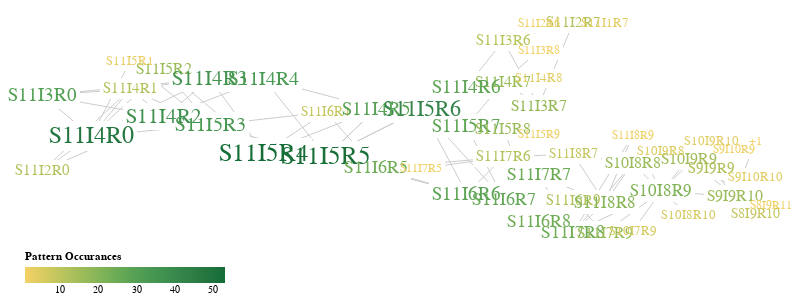

This figure's notebook cell:
### Code cell
# %%prun -D build_sentence.profile

cluster = [clean_line(l) for l in bins_list if contains_any(l, logging_keywords)][:200]

G = sententree.build_sententree(bins_list,
                                min_support = 10,
                                num_exemplars=3,
                                tag_with=sententree.tag_words_with_occurrence)
schema = sententree_vega.vega_sententree(G, w=800, h=300)
vega.save_schema(schema, "schema.vg.json")
with open("../figures/bin_occurance.png", "wb") as f:
    png = vl_convert.vega_to_png(schema, scale=4)
    f.write(png)

vega.display(schema, format="interactive")

### Figure 1 — Vega specification as saved in the notebook (floating-point values rounded to 4 significant figures)
{"$schema": "https://vega.github.io/schema/vega/v5.json", "autosize": {"contains": "padding", "resize": true, "type": "fit"}, "data": [{"name": "base", "values": [{"count": 48, "height": 1.218, "id": "S11I4R0_1", "label": "S11I4R0", "summary": false, "width": 4.586, "x": 414.7, "y": 206.7}, {"count": 16, "height": 0.5254, "id": "S11I5R2_1", "label": "S11I5R2", "summary": false, "width": 1.743, "x": 871.9, "y": 100.7}, {"count": 53, "height": 1.321, "id": "S11I5R4_1", "label": "S11I5R4", "summary": false, "width": 4.999, "x": 1498.0, "y": 233.7}, {"count": 51, "height": 1.277, "id": "S11I5R5_1", "label": "S11I5R5", "summary": false, "width": 4.851, "x": 1889.0, "y": 239.7}, {"count": 42, "height": 1.085, "id": "S11I5R6_1", "label": "S11I5R6", "summary": false, "width": 4.041, "x": 2489.0, "y": 163.7}, {"count": 28, "height": 0.7906, "id": "S11I6R6_1", "label": "S11I6R6", "summary": false, "width": 2.819, "x": 2772.0, "y": 297.7}, {"count": 26, "height": 0.7317, "id": "S11I6R7_1", "label": "S11I6R7", "summary": false, "width": 2.612, "x": 3004.0, "y": 305.7}, {"count": 24, "height": 0.6875, "id": "S11I6R8_1", "label": "S11I6R8", "summary": false, "width": 2.436, "x": 3226.0, "y": 341.7}, {"count": 24, "height": 0.6875, "id": "S11I7R8_1", "label": "S11I7R8", "summary": false, "width": 2.436, "x": 3441.0, "y": 358.7}, {"count": 16, "height": 0.5254, "id": "S11I7R9_1", "label": "S11I7R9", "summary": false, "width": 1.743, "x": 3640.0, "y": 358.7}, {"count": 35, "height": 0.9379, "id": "S11I4R3_1", "label": "S11I4R3", "summary": false, "width": 3.393, "x": 1160.0, "y": 116.7}, {"count": 6, "height": 0.5, "id": "S10I7R9_1", "label": "S10I7R9", "summary": false, "width": 0.75, "x": 3815.0, "y": 356.7}, {"count": 21, "height": 0.6285, "id": "S10I8R9_1", "label": "S10I8R9", "summary": false, "width": 2.2, "x": 3994.0, "y": 293.7}, {"count": 6, "height": 0.5, "id": "S10I8R10_1", "label": "S10I8R10", "summary": false, "width": 0.75, "x": 4168, "y": 330.7}, {"count": 37, "height": 0.9674, "id": "S11I4R2_1", "label": "S11I4R2", "summary": false, "width": 3.614, "x": 871.9, "y": 176.7}, {"count": 27, "height": 0.7611, "id": "S11I5R7_1", "label": "S11I5R7", "summary": false, "width": 2.701, "x": 2772.0, "y": 190.7}, {"count": 12, "height": 0.5, "id": "S11I6R9_1", "label": "S11I6R9", "summary": false, "width": 1.25, "x": 3441.0, "y": 308.7}, {"count": 34, "height": 0.9084, "id": "S11I5R3_1", "label": "S11I5R3", "summary": false, "width": 3.349, "x": 1160.0, "y": 189.7}, {"count": 16, "height": 0.5254, "id": "S11I5R8_1", "label": "S11I5R8", "summary": false, "width": 1.743, "x": 3004.0, "y": 195.7}, {"count": 12, "height": 0.5, "id": "S11I4R1_1", "label": "S11I4R1", "summary": false, "width": 1.25, "x": 660.8, "y": 132.7}, {"count": 16, "height": 0.5254, "id": "S11I4R7_1", "label": "S11I4R7", "summary": false, "width": 1.743, "x": 3004.0, "y": 121.7}, {"count": 27, "height": 0.7611, "id": "S11I4R6_1", "label": "S11I4R6", "summary": false, "width": 2.701, "x": 2772.0, "y": 128.7}, {"count": 17, "height": 0.5402, "id": "S11I3R7_1", "label": "S11I3R7", "summary": false, "width": 1.817, "x": 3226.0, "y": 158.7}, {"count": 30, "height": 0.82, "id": "S11I3R0_1", "label": "S11I3R0", "summary": false, "width": 2.966, "x": 106.8, "y": 142.7}, {"count": 12, "height": 0.5, "id": "S11I2R0_1", "label": "S11I2R0", "summary": false, "width": 1.25, "x": 106.8, "y": 261.7}, {"count": 24, "height": 0.6875, "id": "S11I6R5_1", "label": "S11I6R5", "summary": false, "width": 2.436, "x": 2204.0, "y": 257.7}, {"count": 25, "height": 0.7169, "id": "S11I7R7_1", "label": "S11I7R7", "summary": false, "width": 2.553, "x": 3226.0, "y": 268.7}, {"count": 20, "height": 0.5991, "id": "S11I8R8_1", "label": "S11I8R8", "summary": false, "width": 2.082, "x": 3640.0, "y": 311.7}, {"count": 16, "height": 0.5254, "id": "S9I9R10_1", "label": "S9I9R10", "summary": false, "width": 1.773, "x": 4455.0, "y": 301.7}, {"count": 9, "height": 0.5, "id": "S8I9R10_1", "label": "S8I9R10", "summary": false, "width": 0.9269, "x": 4588.0, "y": 329.7}, {"count": 4, "height": 0.5, "id": "S10I9R10_1", "label": "S10I9R10", "summary": false, "width": 0.75, "x": 4309.0, "y": 214.7}, {"count": 2, "height": 0.5, "id": "S8I9R11_1", "label": "S8I9R11", "summary": false, "width": 0.75, "x": 4684.0, "y": 314.7}, {"count": 2, "height": 0.5, "id": "S11I8R9_1", "label": "S11I8R9", "summary": false, "width": 0.75, "x": 3815.0, "y": 205.7}, {"count": 15, "height": 0.5, "id": "S10I9R9_1", "label": "S10I9R9", "summary": false, "width": 1.642, "x": 4168, "y": 242.7}, {"count": 16, "height": 0.5254, "id": "S10I8R8_1", "label": "S10I8R8", "summary": false, "width": 1.773, "x": 3815.0, "y": 249.7}, {"count": 13, "height": 0.5, "id": "S9I9R9_1", "label": "S9I9R9", "summary": false, "width": 1.277, "x": 4309.0, "y": 257.7}, {"count": 3, "height": 0.5, "id": "S11I5R1_1", "label": "S11I5R1", "summary": false, "width": 0.75, "x": 660.8, "y": 88.74}, {"count": 12, "height": 0.5, "id": "S11I2R7_1", "label": "S11I2R7", "summary": false, "width": 1.25, "x": 3441.0, "y": 28.74}, {"count": 9, "height": 0.5, "id": "S11I6R4_1", "label": "S11I6R4", "summary": false, "width": 0.9269, "x": 1889.0, "y": 168.7}, {"count": 12, "height": 0.5, "id": "S11I7R6_1", "label": "S11I7R6", "summary": false, "width": 1.25, "x": 3004.0, "y": 239.7}, {"count": 9, "height": 0.5, "id": "S11I8R7_1", "label": "S11I8R7", "summary": false, "width": 0.9269, "x": 3441.0, "y": 234.7}, {"count": 4, "height": 0.5, "id": "S9I10R10_1", "label": "S9I10R10", "summary": false, "width": 0.75, "x": 4588.0, "y": 271.7}, {"count": 29, "height": 0.8053, "id": "S11I4R5_1", "label": "S11I4R5", "summary": false, "width": 2.892, "x": 2204.0, "y": 163.7}, {"count": 11, "height": 0.5, "id": "S11I3R6_1", "label": "S11I3R6", "summary": false, "width": 1.121, "x": 3004.0, "y": 56.74}, {"count": 4, "height": 0.5, "id": "S11I1R7_1", "label": "S11I1R7", "summary": false, "width": 0.75, "x": 3640.0, "y": 28.74}, {"count": 33, "height": 0.8937, "id": "S11I4R4_1", "label": "S11I4R4", "summary": false, "width": 3.231, "x": 1498.0, "y": 116.7}, {"count": 4, "height": 0.5, "id": "S11I4R8_1", "label": "S11I4R8", "summary": false, "width": 0.75, "x": 3226.0, "y": 114.7}, {"count": 2, "height": 0.5, "id": "S11I2R6_1", "label": "S11I2R6", "summary": false, "width": 0.75, "x": 3226.0, "y": 28.74}, {"count": 1, "height": 0.5, "id": "S11I3R8_1", "label": "S11I3R8", "summary": false, "width": 0.75, "x": 3226.0, "y": 71.74}, {"count": 2, "height": 0.5, "id": "S11I5R9_1", "label": "S11I5R9", "summary": false, "width": 0.75, "x": 3226.0, "y": 202.7}, {"count": 2, "height": 0.5, "id": "S11I7R5_1", "label": "S11I7R5", "summary": false, "width": 0.75, "x": 2489.0, "y": 257.7}, {"count": 5, "height": 0.5, "id": "S10I9R8_1", "label": "S10I9R8", "summary": false, "width": 0.75, "x": 3994.0, "y": 230.7}, {"count": 2, "height": 0.5, "id": "S9I10R9_1", "label": "S9I10R9", "summary": false, "width": 0.75, "x": 4455.0, "y": 227.7}, {"count": 1, "height": 0.5, "id": "+1_1", "label": "+1", "summary": true, "width": 0.75, "x": 4588.0, "y": 213.7}]}, {"name": "links", "values": [{"source": "S11I4R0_1", "target": "S11I5R2_1"}, {"source": "S11I4R0_1", "target": "S11I4R3_1"}, {"source": "S11I4R0_1", "target": "S11I4R2_1"}, {"source": "S11I4R0_1", "target": "S11I5R3_1"}, {"source": "S11I4R0_1", "target": "S11I4R1_1"}, {"source": "S11I4R0_1", "target": "S11I5R1_1"}, {"source": "S11I5R2_1", "target": "S11I5R4_1"}, {"source": "S11I5R2_1", "target": "S11I5R3_1"}, {"source": "S11I5R4_1", "target": "S11I5R5_1"}, {"source": "S11I5R4_1", "target": "S11I6R4_1"}, {"source": "S11I5R4_1", "target": "S11I6R5_1"}, {"source": "S11I5R4_1", "target": "S11I4R5_1"}, {"source": "S11I5R5_1", "target": "S11I5R6_1"}, {"source": "S11I5R5_1", "target": "S11I6R5_1"}, {"source": "S11I5R5_1", "target": "S11I6R6_1"}, {"source": "S11I5R5_1", "target": "S11I4R6_1"}, {"source": "S11I5R5_1", "target": "S11I4R5_1"}, {"source": "S11I5R6_1", "target": "S11I6R6_1"}, {"source": "S11I5R6_1", "target": "S11I6R7_1"}, {"source": "S11I5R6_1", "target": "S11I5R7_1"}, {"source": "S11I5R6_1", "target": "S11I4R6_1"}, {"source": "S11I5R6_1", "target": "S11I4R7_1"}, {"source": "S11I6R6_1", "target": "S11I6R7_1"}, {"source": "S11I6R6_1", "target": "S11I7R7_1"}, {"source": "S11I6R6_1", "target": "S11I7R6_1"}, {"source": "S11I6R7_1", "target": "S11I6R8_1"}, {"source": "S11I6R7_1", "target": "S11I7R8_1"}, {"source": "S11I6R7_1", "target": "S11I7R7_1"}, {"source": "S11I6R8_1", "target": "S11I7R8_1"}, {"source": "S11I6R8_1", "target": "S11I6R9_1"}, {"source": "S11I6R8_1", "target": "S11I7R9_1"}, {"source": "S11I7R8_1", "target": "S11I7R9_1"}, {"source": "S11I7R8_1", "target": "S11I8R8_1"}, {"source": "S11I7R8_1", "target": "S10I8R9_1"}, {"source": "S11I7R8_1", "target": "S11I8R9_1"}, {"source": "S11I7R8_1", "target": "S10I8R8_1"}, {"source": "S11I7R9_1", "target": "S10I7R9_1"}, {"source": "S11I7R9_1", "target": "S10I8R9_1"}, {"source": "S11I4R3_1", "target": "S11I5R4_1"}, {"source": "S11I4R3_1", "target": "S11I4R4_1"}, {"source": "S10I7R9_1", "target": "S10I8R9_1"}, {"source": "S10I8R9_1", "target": "S10I8R10_1"}, {"source": "S10I8R9_1", "target": "S9I9R10_1"}, {"source": "S10I8R9_1", "target": "S10I9R10_1"}, {"source": "S10I8R9_1", "target": "S10I9R9_1"}, {"source": "S10I8R9_1", "target": "S9I9R9_1"}, {"source": "S10I8R10_1", "target": "S9I9R10_1"}, {"source": "S11I4R2_1", "target": "S11I5R4_1"}, {"source": "S11I4R2_1", "target": "S11I5R3_1"}, {"source": "S11I4R2_1", "target": "S11I4R3_1"}, {"source": "S11I4R2_1", "target": "S11I4R4_1"}, {"source": "S11I5R7_1", "target": "S11I6R7_1"}, {"source": "S11I5R7_1", "target": "S11I5R8_1"}, {"source": "S11I5R7_1", "target": "S11I4R7_1"}, {"source": "S11I6R9_1", "target": "S11I7R9_1"}, {"source": "S11I5R3_1", "target": "S11I5R4_1"}, {"source": "S11I5R3_1", "target": "S11I6R4_1"}, {"source": "S11I5R3_1", "target": "S11I5R5_1"}, {"source": "S11I5R8_1", "target": "S11I6R8_1"}, {"source": "S11I5R8_1", "target": "S11I5R9_1"}, {"source": "S11I4R1_1", "target": "S11I5R3_1"}, {"source": "S11I4R1_1", "target": "S11I4R2_1"}, {"source": "S11I4R1_1", "target": "S11I4R3_1"}, {"source": "S11I4R1_1", "target": "S11I5R2_1"}, {"source": "S11I4R7_1", "target": "S11I3R7_1"}, {"source": "S11I4R7_1", "target": "S11I4R8_1"}, {"source": "S11I4R7_1", "target": "S11I3R8_1"}, {"source": "S11I4R6_1", "target": "S11I4R7_1"}, {"source": "S11I4R6_1", "target": "S11I3R6_1"}, {"source": "S11I4R6_1", "target": "S11I5R6_1"}, {"source": "S11I3R7_1", "target": "S11I2R7_1"}, {"source": "S11I3R0_1", "target": "S11I4R0_1"}, {"source": "S11I3R0_1", "target": "S11I4R2_1"}, {"source": "S11I3R0_1", "target": "S11I4R1_1"}, {"source": "S11I3R0_1", "target": "S11I4R3_1"}, {"source": "S11I2R0_1", "target": "S11I4R2_1"}, {"source": "S11I2R0_1", "target": "S11I4R1_1"}, {"source": "S11I2R0_1", "target": "S11I4R0_1"}, {"source": "S11I6R5_1", "target": "S11I6R6_1"}, {"source": "S11I6R5_1", "target": "S11I7R5_1"}, {"source": "S11I6R5_1", "target": "S11I7R6_1"}, {"source": "S11I7R7_1", "target": "S11I7R8_1"}, {"source": "S11I7R7_1", "target": "S11I8R8_1"}, {"source": "S11I7R7_1", "target": "S11I8R7_1"}, {"source": "S11I8R8_1", "target": "S10I8R9_1"}, {"source": "S11I8R8_1", "target": "S10I8R8_1"}, {"source": "S11I8R8_1", "target": "S11I8R9_1"}, {"source": "S9I9R10_1", "target": "S8I9R10_1"}, {"source": "S9I9R10_1", "target": "S8I9R11_1"}, {"source": "S9I9R10_1", "target": "S9I10R10_1"}, {"source": "S9I9R10_1", "target": "+1_1"}, {"source": "S8I9R10_1", "target": "S8I9R11_1"}, {"source": "S10I9R10_1", "target": "S9I9R10_1"}, {"source": "S11I8R9_1", "target": "S10I8R9_1"}, {"source": "S10I9R9_1", "target": "S9I9R10_1"}, {"source": "S10I9R9_1", "target": "S9I9R9_1"}, {"source": "S10I9R9_1", "target": "S10I9R10_1"}, {"source": "S10I8R8_1", "target": "S10I8R9_1"}, {"source": "S10I8R8_1", "target": "S10I9R9_1"}, {"source": "S10I8R8_1", "target": "S10I9R8_1"}, {"source": "S9I9R9_1", "target": "S9I9R10_1"}, {"source": "S9I9R9_1", "target": "S9I10R10_1"}, {"source": "S9I9R9_1", "target": "S8I9R10_1"}, {"source": "S9I9R9_1", "target": "S9I10R9_1"}, {"source": "S9I9R9_1", "target": "+1_1"}, {"source": "S11I5R1_1", "target": "S11I5R3_1"}, {"source": "S11I2R7_1", "target": "S11I1R7_1"}, {"source": "S11I6R4_1", "target": "S11I6R5_1"}, {"source": "S11I7R6_1", "target": "S11I7R7_1"}, {"source": "S11I7R6_1", "target": "S11I8R7_1"}, {"source": "S11I8R7_1", "target": "S11I8R8_1"}, {"source": "S11I8R7_1", "target": "S10I8R8_1"}, {"source": "S11I4R5_1", "target": "S11I4R6_1"}, {"source": "S11I4R5_1", "target": "S11I5R5_1"}, {"source": "S11I4R5_1", "target": "S11I5R6_1"}, {"source": "S11I3R6_1", "target": "S11I3R7_1"}, {"source": "S11I3R6_1", "target": "S11I2R6_1"}, {"source": "S11I3R6_1", "target": "S11I2R7_1"}, {"source": "S11I4R4_1", "target": "S11I4R5_1"}, {"source": "S11I4R4_1", "target": "S11I5R5_1"}, {"source": "S11I2R6_1", "target": "S11I2R7_1"}, {"source": "S11I7R5_1", "target": "S11I7R6_1"}, {"source": "S10I9R8_1", "target": "S9I9R9_1"}, {"source": "S10I9R8_1", "target": "S10I9R9_1"}]}, {"name": "measured", "source": "base", "transform": [{"as": "top_y", "expr": "datum.y+datum.height/2", "type": "formula"}, {"as": "bottom_y", "expr": "datum.y-datum.height/2", "type": "formula"}, {"as": "right_x", "expr": "datum.x+datum.width/2", "type": "formula"}, {"as": "left_x", "expr": "datum.x-datum.width/2", "type": "formula"}]}, {"name": "graph", "source": "measured", "transform": [{"as": "x1", "expr": "scale('scale_x', datum.left_x)", "type": "formula"}, {"as": "y1", "expr": "scale('scale_y', datum.top_y)", "type": "formula"}, {"as": "x2", "expr": "scale('scale_x', datum.right_x)", "type": "formula"}, {"as": "y2", "expr": "scale('scale_y', datum.bottom_y)", "type": "formula"}]}, {"name": "link_paths", "source": "links", "transform": [{"as": ["sourceX", "sourceY"], "fields": ["source"], "from": "graph", "key": "id", "type": "lookup", "values": ["x2", "y2"]}, {"as": ["targetX", "targetY"], "fields": ["target"], "from": "graph", "key": "id", "type": "lookup", "values": ["x2", "y2"]}, {"orient": "horizontal", "shape": "line", "sourceX": "sourceX", "sourceY": "sourceY", "targetX": "targetY", "targetY": "targetY", "type": "linkpath"}]}], "height": 300, "legends": [{"direction": "horizontal", "fill": "font_color", "orient": "bottom", "tickCount": 5, "title": "Pattern Occurances", "type": "gradient"}], "marks": [{"encode": {"enter": {"stroke": {"value": "#ccc"}, "x": {"field": "sourceX"}, "x2": {"field": "targetX"}, "y": {"field": "sourceY"}, "y2": {"field": "targetY"}}}, "from": {"data": "link_paths"}, "name": "links_lines", "type": "rule"}, {"encode": {"enter": {"align": {"value": "center"}, "baseline": {"value": "middle"}, "fill": {"field": "count", "scale": "font_color"}, "font": {"value": "Arial"}, "fontSize": {"field": "count", "scale": "font_size"}, "text": {"field": "label"}, "x1": {"field": "x1"}, "x2": {"field": "x2"}, "y1": {"field": "y1"}, "y2": {"field": "y2"}}}, "from": {"data": "graph"}, "name": "labels", "type": "text", "zindex": 1}, {"encode": {"enter": {"fill": {"value": "white"}, "opacity": {"value": 1}, "x": {"field": "bounds.x1", "offset": -3, "round": true}, "x2": {"field": "bounds.x2", "offset": 3, "round": true}, "y": {"field": "bounds.y1", "offset": -3, "round": true}, "y2": {"field": "bounds.y2", "offset": 3, "round": true}}}, "from": {"data": "labels"}, "name": "label_mask", "type": "rect", "zindex": 0}], "padding": 5, "scales": [{"domain": {"data": "measured", "fields": ["right_x", "left_x"]}, "name": "scale_x", "range": [0, {"signal": "width"}], "type": "linear"}, {"domain": {"data": "measured", "fields": ["bottom_y", "top_y"]}, "name": "scale_y", "range": [0, {"signal": "height"}]}, {"domain": {"data": "base", "field": "count"}, "name": "font_color", "range": {"scheme": "goldgreen"}, "type": "linear"}, {"domain": {"data": "base", "field": "count"}, "name": "font_size", "range": [12, 25], "type": "linear"}], "width": 800}
